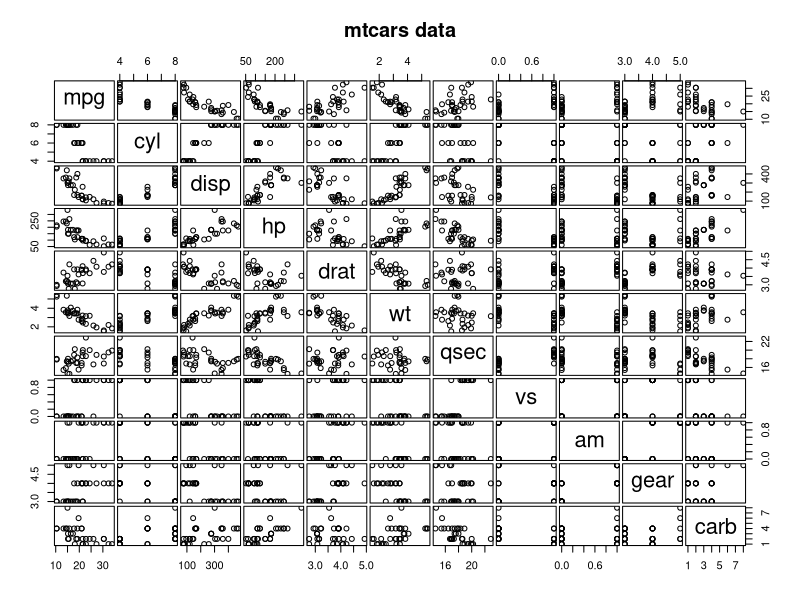
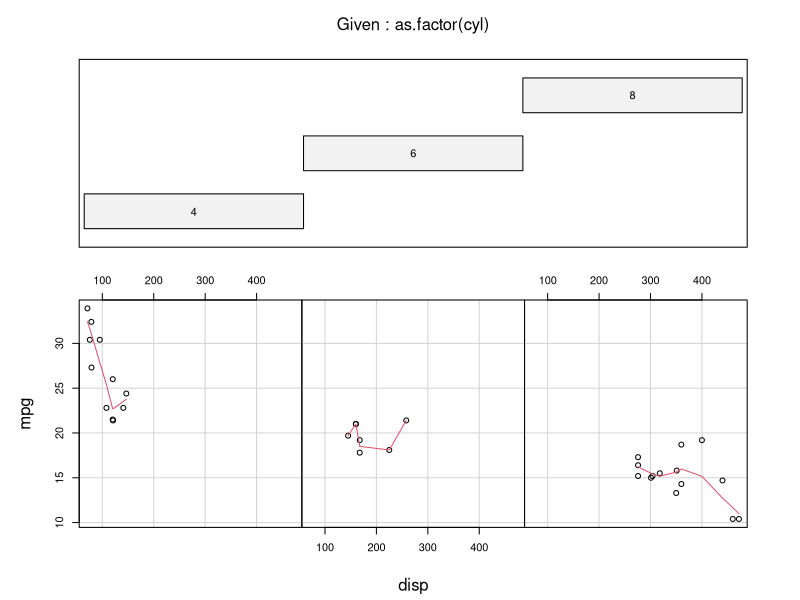

Recreate these plots in R, in order.
## ---- chunk 1
knitr::opts_chunk$set(echo = TRUE)
## ---- chunk 2
summary(cars)
## ---- chunk 3
require(graphics)
pairs(mtcars, main = "mtcars data", gap = 1/4)
coplot(mpg ~ disp | as.factor(cyl), data = mtcars,
       panel = panel.smooth, rows = 1)
## possibly more meaningful, e.g., for summary() or bivariate plots:
mtcars2 <- within(mtcars, {
   vs <- factor(vs, labels = c("V", "S"))
   am <- factor(am, labels = c("automatic", "manual"))
   cyl  <- ordered(cyl)
   gear <- ordered(gear)
   carb <- ordered(carb)
})
summary(mtcars2)

